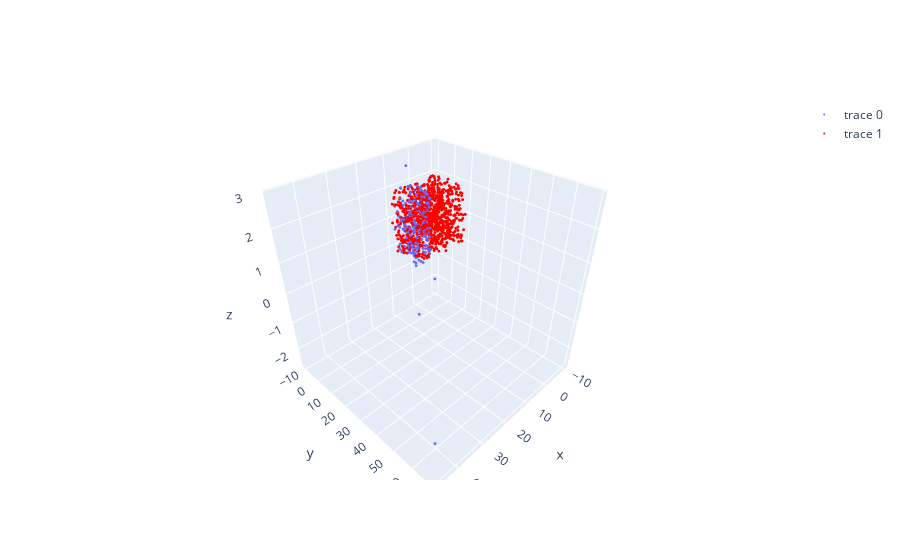

Notebook code for this chart:
### Code cell
fig = go.Figure()
world_points = vo.get_map()['points']

world_points_hom = np.hstack((world_points, np.ones((len(world_points), 1))))
C = camera.get_camera_transform()
world_points = (C @ world_points_hom.T).T
print('Number of world points: ', len(world_points))

x_coords = [point[0]*0.208 for point in world_points]
y_coords = [point[1]*0.208 for point in world_points]
z_coords = [point[2]*0.208 for point in world_points]

fig.add_trace(go.Scatter3d(x=x_coords, y=y_coords, z=z_coords, mode='markers', marker=dict(size=1)))


points = []
world_points = data.get_world()
for i in range(len(world_points)):
    landmark_position = world_points[i]['landmark_position']   
    points.append(landmark_position)

x_coords = [point[0] for point in points]
y_coords = [point[1] for point in points]
z_coords = [point[2] for point in points]

fig.add_trace(go.Scatter3d(x=x_coords, y=y_coords, z=z_coords, mode='markers', marker=dict(size=1, color='red')))



fig.show()

### Figure 1 — Plotly figure (JSON) as saved in the notebook; plotly's stock layout.template omitted (floating-point values rounded to 4 significant figures; data arrays with more than 128 entries replaced by an {"elided": "..."} marker saying what was removed)
{"data": [{"marker": {"size": 1}, "mode": "markers", "type": "scatter3d", "x": {"elided": "490 float values"}, "y": {"elided": "490 float values"}, "z": {"elided": "490 float values"}}, {"marker": {"color": "red", "size": 1}, "mode": "markers", "type": "scatter3d", "x": {"elided": "1000 float values"}, "y": {"elided": "1000 float values"}, "z": {"elided": "1000 float values"}}], "layout": {}}
